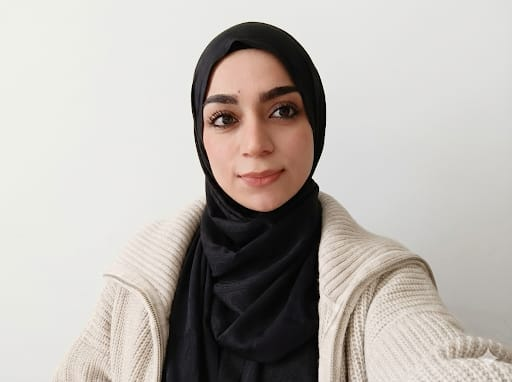
#> input picture lab2/kendi_foto.jpeg, 512 x 382 px, found by its file name
$ jupyter execute '233405040_ödev2.ipynb'
#> lines starting #> are read from the running program, lines starting #| are printed output that depends on the picture; after the words box and inside, x2 and y2 are one past the last pixel; in counts of white or black regions, pixels touching at a corner belong together
[cell 1]
#CEREN ÇEKEN- 233405040
#VİGNETTE-AFFİNE TRANSFORM
import cv2
import numpy as np

#fotoğrafı okuma
img = cv2.imread('kendi_foto.jpeg')
#> img is the input picture: shape (382, 512, 3); mean B, G, R 173.4, 178.5, 184

if img is None:
    print("Resim yüklenemedi, lütfen dosya yolunu kontrol edin!")
else:

    yukseklik, genislik = img.shape[:2]
#> yukseklik = 382; genislik = 512
    merkez_x, merkez_y = genislik // 2, yukseklik // 2
#> merkez_x = 256; merkez_y = 191

#fotoğrafı siyah beyaz boyutlama
    mask = np.zeros((yukseklik, genislik), dtype="uint8")
    yaricap = int(min(merkez_x, merkez_y) * 0.8)
#> yaricap = 152
    cv2.circle(mask, (merkez_x, merkez_y), yaricap, 255, -1)
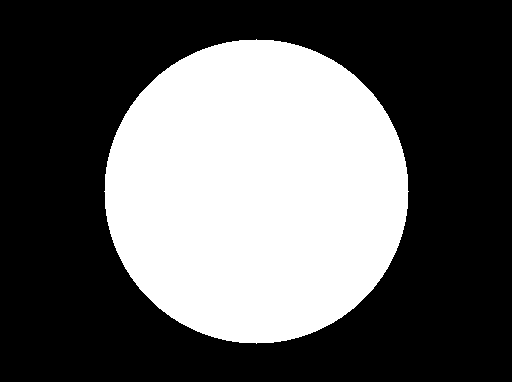
#> mask: shape (382, 512); 37.1% white; 1 white region, box (x1, y1, x2, y2) and area: (104, 39, 409, 344) 72533

#maskeleme
    odaklanmis_resim = cv2.bitwise_and(img, img, mask=mask)
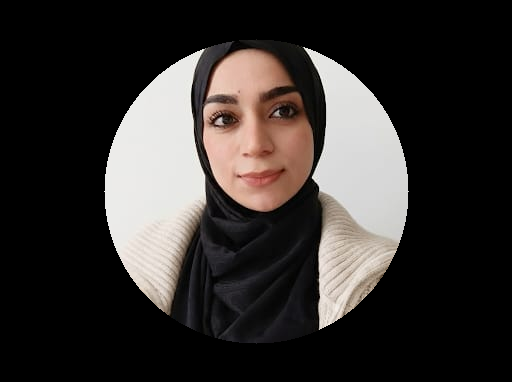
#> odaklanmis_resim: shape (382, 512, 3); mean B, G, R 47.4, 49.5, 53.6

#döndürme işlemi -15.derece
    M = cv2.getRotationMatrix2D((merkez_x, merkez_y), -15, 1.0)
    sonuc = cv2.warpAffine(odaklanmis_resim, M, (genislik, yukseklik), flags=cv2.INTER_LINEAR)
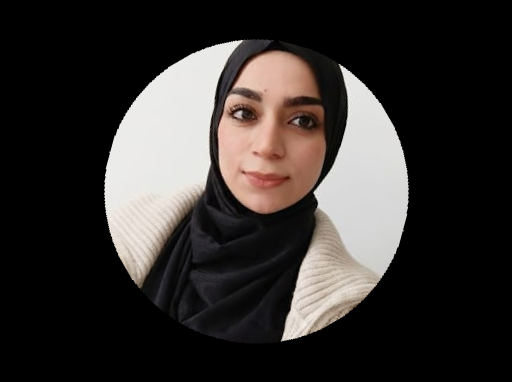
#> sonuc: shape (382, 512, 3); mean B, G, R 47.4, 49.5, 53.6

#sonuçlar ve başka ekranda sonuç olarak gösterme
    cv2.imshow("Sonuc", sonuc)
    cv2.waitKey(0)
    cv2.destroyAllWindows()
